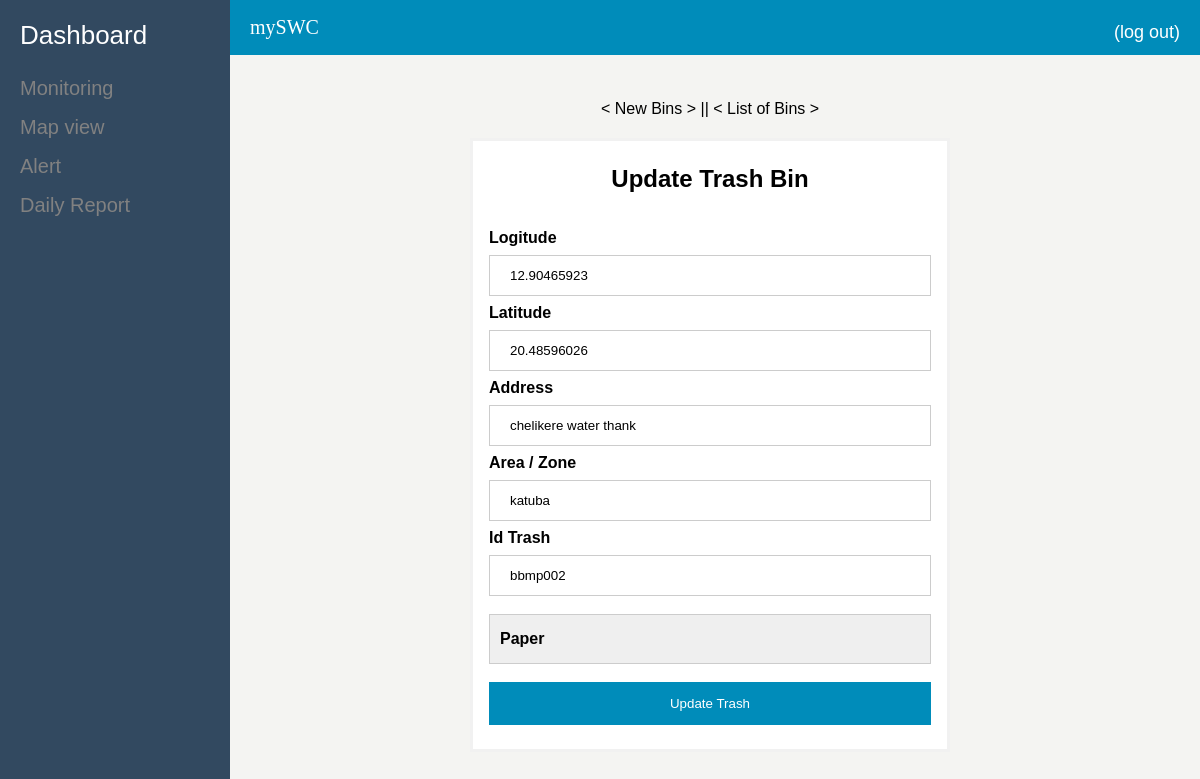
The app's page /editTrash.php?idTrash=8 with its own data.
### tables this page shows
CREATE TABLE `trash` (
  `_idTrash` int(11) NOT NULL,
  `longi` varchar(45) DEFAULT NULL,
  `lat` varchar(45) DEFAULT NULL,
  `address` varchar(45) DEFAULT NULL,
  `area` varchar(50) NOT NULL,
  `idTrash` varchar(45) DEFAULT NULL,
  `dateTrash` datetime DEFAULT current_timestamp(),
  `typeTrash` varchar(255) DEFAULT NULL
);

### modals/Ftrash.php (called while the page is built, shortened)
<?php
class Ftrash
{
    static function getTrashById($idTrash)
    {
        $con=Database::getConnection();
        $req=$con->prepare('SELECT * FROM trash WHERE _idTrash=?');
        $req->execute(array($idTrash));
        return $req->fetch();
    }
}

### editTrash.php (the view, shortened to what this page needs)
<!DOCTYPE html>
<html lang="en">
<head>
    <link rel="stylesheet" href="assets/style/menu.css">
    <link rel="stylesheet" href="assets/style/main.css">
    <link rel="stylesheet" href="assets/style/form.css">
</head>
<body>
    <section>
        <?php include_once 'commons/menu.php';?>
        <?php include_once 'commons/header.php';?>
        <?php
            include_once 'modals/Ftrash.php';
            $trash=Ftrash::getTrashById($_GET['idTrash']);
        ?>
    </section>
    <section class="body-container">
        <div class="ml-24">
            <div class="form-container">
                <div class="m-2 back-link">
                    <a href="newTrash.php">< New Bins ></a> ||
                    <a href="listTrash.php">< List of Bins ></a>
                </div>
                <form action="controllers/editTrash.php" method="post">
                    <div class="form-title">
                        <h2>Update Trash Bin</h2>
                    </div>
                    <div class="field-container">
                        <label for="username"><b>Logitude</b></label>
                        <input value="<?=$trash['longi'];?>" type="text" placeholder="Enter Logitude" name="long" required>
                        <label for="psw"><b>Latitude</b></label>
                        <input value="<?=$trash['lat'];?>" type="text" placeholder="Enter Latitude" name="lat" required>
                        <label for="psw"><b>Address</b></label>
                        <input value="<?=$trash['address'];?>" type="text" placeholder="Enter Short Address" name="address" required>
                        <label for="psw"><b>Area / Zone</b></label>
                        <input value="<?=$trash['area'];?>" type="text" placeholder="Enter Address" name="area" required>
                        <label for="psw"><b>Id Trash</b></label>
                        <input value="<?=$trash['idTrash'];?>" type="text" placeholder="Enter Code Trash" name="codeTras" required>
                        <select  class="custom-select" name="type" required>
                            <option selected value="<?=$trash['typeTrash'];?>"><?=ucfirst($trash['typeTrash']);?></option>
                        </select>
                        <button type="submit">Update Trash</button>
                    </div>
                </form>
            </div>
        </div>
    </section>
</body>
</html>

### assets/style/main.css (style rules this page uses)
body { background-color: #f4f4f2; }
.ml-24 { margin-left: 220px; }
.body-container { margin-top: 80px; margin-bottom: 30px; width: 100%; height: 100%; }
.m-2 { margin: 20px; }

### assets/style/form.css (style rules this page uses)
.form-container { width: 480px; margin-right: auto; margin-left: auto; margin-top: 100px; }
form { border: 3px solid #f1f1f1; background-color: #ffffff; font-family: Arial; }
input[type=text], input[type=password], input[type=number] { width: 100%; padding: 12px 20px; margin: 8px 0; display: inline-block; border: 1px solid #ccc; box-sizing: border-box; }
button { background-color: #008CBA; color: white; padding: 14px 20px; margin: 8px 0; border: none; cursor: pointer; width: 100%; transition: 0.3s; }
.form-title { text-align: center; margin: 24px 0 12px 0; }
.field-container { padding: 16px; }
select { width: 100%; height: 50px; font-size: 100%; font-weight: bold; cursor: pointer; border-radius: 0; border: 1px solid #ccc; padding: 10px; appearance: none; -webkit-appearance: none; -moz-appearance: none; margin-bottom: 10px ; margin-top: 10px ; }
.back-link { text-align: center; font-size: 16px; font-family: Arial; }
.back-link a { text-decoration: none; color: black; }

### records on screen
trash: long "12.90465923", lat "20.48596026", address "chelikere water thank", area "katuba", codeTras "bbmp002", type "Paper"
